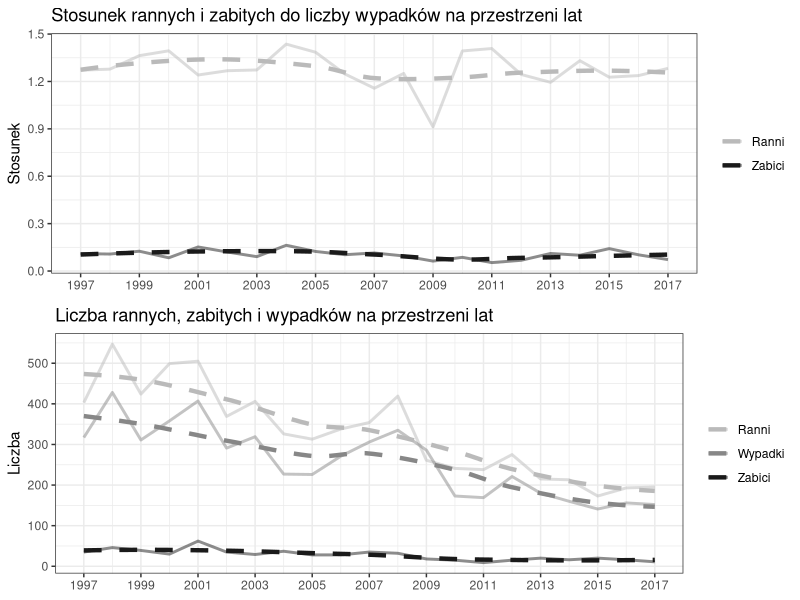
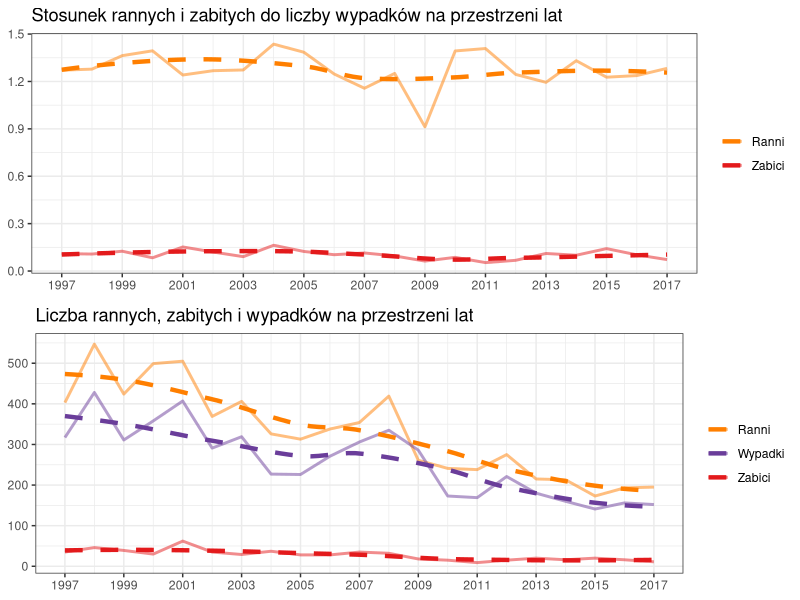

Here is the R script that generated these plots, in order:
## ---- chunk 1
knitr::opts_chunk$set(echo = TRUE)
library(dplyr)
library(tidyr)
library(ggplot2)
library(RColorBrewer)
data <- read.csv("data.csv")[1:21,]
colnames(data) <- c("Rok", "Wypadki", "Zabici", "Ranni")
data <- mutate(data, StosunekZabitych = Zabici/Wypadki, StosunekRannych = Ranni/Wypadki)
data
df <- data %>% select(Rok, Zabici=StosunekZabitych, Ranni=StosunekRannych) %>%  gather(key = "variable", value = "Stosunek", -Rok)
df
df2 <- data %>% select(Rok, Zabici, Ranni, Wypadki) %>%  gather(key = "variable", value = "Liczba", -Rok) 
df2
kolory <- c(brewer.pal(12,"Paired"),"black")
szarosci <- brewer.pal(11,"RdGy")
## ---- chunk 2
# Multiple plot function
#
# ggplot objects can be passed in ..., or to plotlist (as a list of ggplot objects)
# - cols:   Number of columns in layout
# - layout: A matrix specifying the layout. If present, 'cols' is ignored.
#
# If the layout is something like matrix(c(1,2,3,3), nrow=2, byrow=TRUE),
# then plot 1 will go in the upper left, 2 will go in the upper right, and
# 3 will go all the way across the bottom.
#
multiplot <- function(..., plotlist=NULL, file, cols=1, layout=NULL) {
  library(grid)

  # Make a list from the ... arguments and plotlist
  plots <- c(list(...), plotlist)

  numPlots = length(plots)

  # If layout is NULL, then use 'cols' to determine layout
  if (is.null(layout)) {
    # Make the panel
    # ncol: Number of columns of plots
    # nrow: Number of rows needed, calculated from # of cols
    layout <- matrix(seq(1, cols * ceiling(numPlots/cols)),
                    ncol = cols, nrow = ceiling(numPlots/cols))
  }

 if (numPlots==1) {
    print(plots[[1]])

  } else {
    # Set up the page
    grid.newpage()
    pushViewport(viewport(layout = grid.layout(nrow(layout), ncol(layout))))

    # Make each plot, in the correct location
    for (i in 1:numPlots) {
      # Get the i,j matrix positions of the regions that contain this subplot
      matchidx <- as.data.frame(which(layout == i, arr.ind = TRUE))

      print(plots[[i]], vp = viewport(layout.pos.row = matchidx$row,
                                      layout.pos.col = matchidx$col))
    }
  }
}
## ---- chunk 3
p1 <- ggplot(df, aes(x = Rok, y = Stosunek, group = variable)) + 
  scale_color_manual(values = szarosci[c(8,11)]) +
  geom_line(size = 1, aes(color = variable), alpha = 0.5) +
  stat_smooth(aes(colour = variable), linetype = "dashed", size = 1.5,
              level = 0.8,
               se = FALSE, method = 'loess'
    )   + theme_bw() + theme(legend.title=element_blank(), axis.title.x = element_blank()) +
  scale_x_continuous(breaks=seq(1997,2017,2)) + scale_y_continuous(breaks=seq(0,1.5,0.3)) +
  labs(title="Stosunek rannych i zabitych do liczby wypadków na przestrzeni lat")

p2 <- ggplot(df2, aes(x = Rok, y = Liczba, group = variable)) + 
  scale_color_manual(values = szarosci[c(8,9,11)]) +
  geom_line(size = 1, aes(color = variable), alpha =0.5) +
  stat_smooth(aes(colour = variable), linetype = "dashed", size = 1.5,
              level = 0.8,
               se=FALSE, method = 'loess'
    )  + theme_bw() + theme(legend.title=element_blank(), axis.title.x = element_blank()) + 
  scale_x_continuous(breaks=seq(1997,2017,2)) + scale_y_continuous(breaks=seq(0,500,100)) +
  labs(title="Liczba rannych, zabitych i wypadków na przestrzeni lat")

multiplot(p1,p2,cols=1)

## ---- chunk 4
p1 <- ggplot(df, aes(x = Rok, y = Stosunek, group = variable)) + 
  scale_color_manual(values = kolory[c(8,6)]) +
  geom_line(size = 1, aes(color = variable), alpha = 0.5) +
  stat_smooth(aes(colour = variable), linetype = "dashed", size = 1.5,
              level = 0.8,
               se = FALSE, method = 'loess'
    )   + theme_bw() + theme(legend.title=element_blank(), axis.title.x = element_blank(), axis.title.y = element_blank()) +
  scale_x_continuous(breaks=seq(1997,2017,2)) + scale_y_continuous(breaks=seq(0,1.5,0.3)) +
  labs(title="Stosunek rannych i zabitych do liczby wypadków na przestrzeni lat")

p2 <- ggplot(df2, aes(x = Rok, y = Liczba, group = variable)) + 
  scale_color_manual(values = kolory[c(8,10,6)]) +
  geom_line(size = 1, aes(color = variable), alpha =0.5) +
  stat_smooth(aes(colour = variable), linetype = "dashed", size = 1.5,
              level = 0.8,
               se=FALSE, method = 'loess'
    )  + theme_bw() + 
  theme(legend.title=element_blank(), axis.title.x = element_blank(), axis.title.y = element_blank()) + 
  scale_x_continuous(breaks=seq(1997,2017,2)) + scale_y_continuous(breaks=seq(0,500,100)) +
  labs(title="Liczba rannych, zabitych i wypadków na przestrzeni lat")

multiplot(p1,p2,cols=1)
